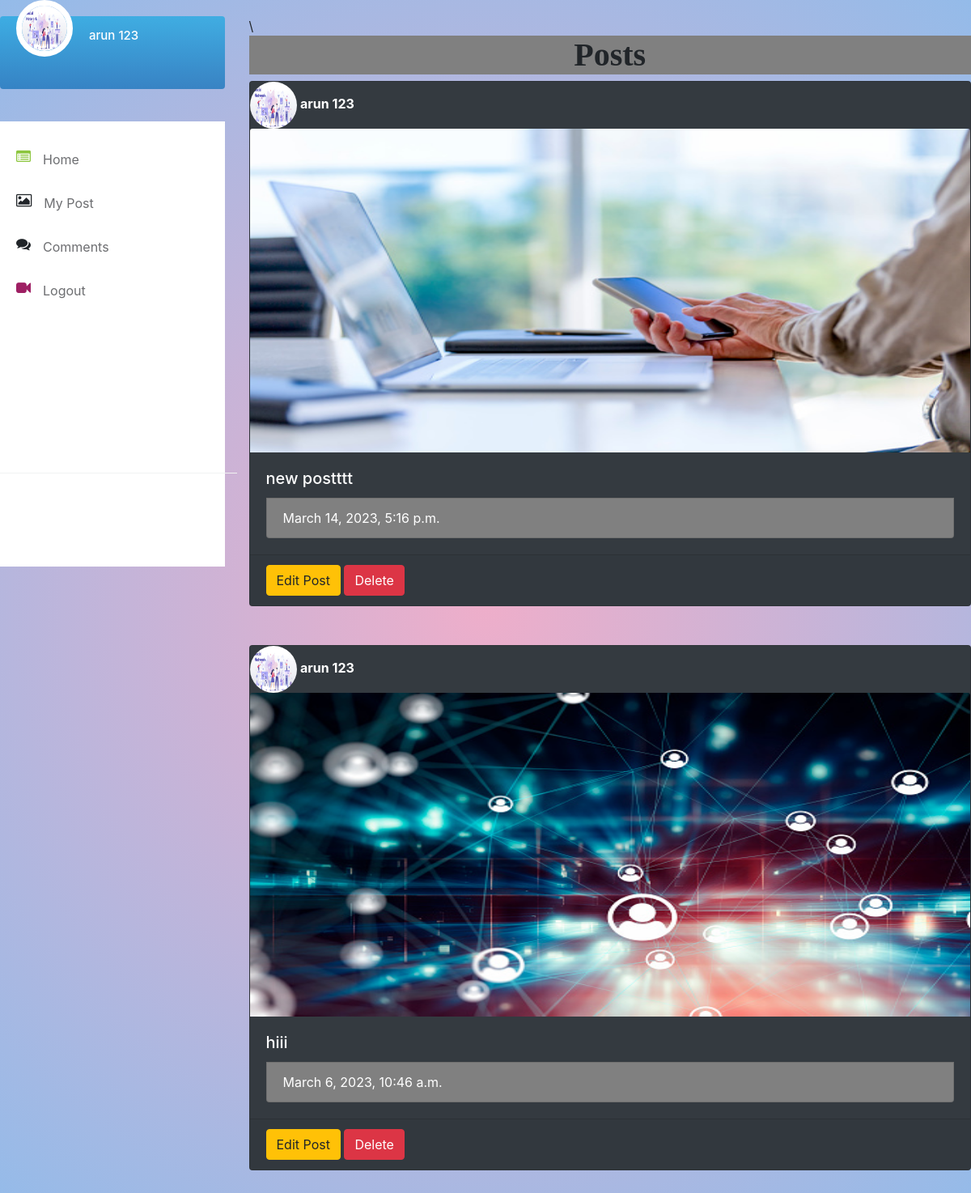
The page /user/post/ (signed in) on the database its author committed.
### user/models.py (models this page shows, shortened)
class Bio(models.Model):
    dob=models.DateField()
    options=(
        ("Male","Male:"),
        ("Female","Female:"),
        ("Others","Others:"),
    )
    gender=models.CharField(max_length=100,choices=options,default="Male")
    phone=models.IntegerField()
    status=models.CharField(max_length=100)
    profile_pic=models.ImageField(upload_to="user_profile_pic",null=True)
    user=models.OneToOneField(User,on_delete=models.CASCADE,related_name="bio_user")

class Posts(models.Model):
    image=models.ImageField(upload_to="Posted_image",null=True)
    caption=models.CharField(max_length=500)
    datetime=models.DateTimeField(auto_now_add=True)
    user=models.ForeignKey(User,on_delete=models.CASCADE,related_name="p_user")
    likes=models.ManyToManyField(User,related_name="like_user")

### user/views.py (the view)
# urls.py: path('post/',PostView.as_view(),name="post"),
class PostView(TemplateView):
      template_name="posts.html"
      def get_context_data(self, **kwargs):
            context=super().get_context_data(**kwargs)
            context["data"]=Posts.objects.filter(user=self.request.user).order_by("-datetime")
            return context

### user/templates/posts.html (shortened to what this page needs)
{% extends 'nav.html' %}
{% block nav %}
{% load static %}
<link rel="stylesheet" href="{% static 'css/post.css' %}">
<h1 class="text-center" style="text-align: center;font-family: 'Times New Roman', Times, serif;font-weight: bold;background-color: gray;" >Posts</h1>
    {% for i in data %}
  <div class="card mb-5 bg-dark text-white" style="width: 100%;">
    <div class="card-img-top " >
      <img src="{{ request.user.bio_user.profile_pic.url}}"  class="profile-photo">
    <span class="card-title" style="font-weight: bold;">{{i.user.first_name}} {{i.user.last_name}}</span>
    </div>
    {% if i.image %}
    <img class="card-img-top" src="{{ i.image.url }}" height="400px" alt="Card image cap">
    {% endif %}
    <div class="card-body t">
      <h5 class="card-title">{{i.caption}}</h5>
      <li class="list-group-item" style="background-color: grey;">{{ i.datetime}}</li>
    </div>
    <div class="card-footer">
      <a href="{% url 'epost' i.id %}" class="btn btn-warning">Edit Post</a>
      <a href="{% url 'delpost' i.id %}" class="btn btn-danger">Delete</a>
    </div>
  </div>
  {% endfor %}
{% endblock nav %}

### user/templates/nav.html (shortened to what this page needs)
<!doctype html>
<html lang="en">
  <head>
    <link rel="stylesheet" href="https://stackpath.bootstrapcdn.com/bootstrap/4.3.1/css/bootstrap.min.css">
  </head>
  <body>
    {% load static %}
    <link rel="stylesheet" href="{% static 'css/nav.css' %}">
    <link href="https://maxcdn.bootstrapcdn.com/font-awesome/4.3.0/css/font-awesome.min.css" rel="stylesheet">
        <div class="row ">
            <div class="col-md-3 sticky-top" style="height:550px;" >
                <div class="profile-card " >
                    <img src="{{request.user.bio_user.profile_pic.url}}" alt="user" class="profile-photo">
                    <h5><a href="{% url 'profile' %}" class="text-white">{{request.user.first_name}} {{request.user.last_name}}</a></h5>
                </div>
                <ul class="nav-news-feed"  style="height: 100%;" >
                  <li><i class="fa fa-list-alt icon1"></i><div><a href="{% url 'h' %}">Home</a></div></li>
                  <li><i class="fa fa-picture-o icon5"></i><div><a href="{% url 'post'   %}">My Post</a></div></li>
                  <li><i class="fa fa-comments icon4"></i><div><a href="">Comments</a></div></li>
                  <li><i class="fa fa-video-camera icon6"></i><div><a href="{% url 'logout' %}">Logout</a></div></li>
                </ul>
            </div>
        <div class="col" >
          \
            {% block nav %}
          {% endblock nav %}
        </div>
    </div>
  </body>
</html>

### user/static/CSS/nav.css (style rules this page uses)
body { margin-top:20px; background:#FAFAFA; }
.profile-card { background: linear-gradient(to bottom, rgba(39,170,225,.8), rgba(28,117,188,.8)); background-size: cover; width: 100%; min-height: 90px; border-radius: 4px; padding: 10px 20px; color: #fff; margin-bottom: 40px; }
.profile-card img.profile-photo { border: 7px solid #fff; float: left; margin-right: 20px; position: relative; top: -30px; height: 70px; width: 70px; border-radius: 50%; }
.profile-card h5 a { font-size: 15px; }
.profile-card a { font-size: 12px; }
ul.nav-news-feed { padding-left: 20px; padding-right: 20px; margin: 0 0 40px 0; background:#fff; padding-top:20px; }
ul.nav-news-feed li { list-style: none; display: block; padding: 15px 0; }
ul.nav-news-feed li div { position: static; margin-left: 10px; }
ul.nav-news-feed li div::after { content: ""; width: 100%; height: 1px; border-top: 1px solid #f1f2f2; position: absolute; bottom: -15px; left: 0; }
ul.nav-news-feed li a { color: #6d6e71; }
ul.nav-news-feed li i { font-size: 18px; margin-right: 15px; float: left; }
ul.nav-news-feed i.icon1 { color: #8dc63f; }
ul.nav-news-feed i.icon6 { color: #9e1f63; }
img.profile-photo { height: 58px; width: 58px; border-radius: 50%; }
.text-white { color: #fff; }

### user/static/CSS/post.css (style rules this page uses)
body { background: rgb(238,174,202); background: radial-gradient(circle, rgba(238,174,202,1) 0%, rgba(148,187,233,1) 100%); }

### rows shown on the page
Posts: user.bio_user.profile_pic (picture), user.first_name "arun", user.last_name "123", image (picture), caption "new postttt", datetime "March 14, 2023, 5:16 p.m."
Posts: user.bio_user.profile_pic (picture), user.first_name "arun", user.last_name "123", image (picture), caption "hiii", datetime "March 6, 2023, 10:46 a.m."

### other values the page prints
{{ request.user.first_name }} "arun"
{{ request.user.last_name }} "123"
